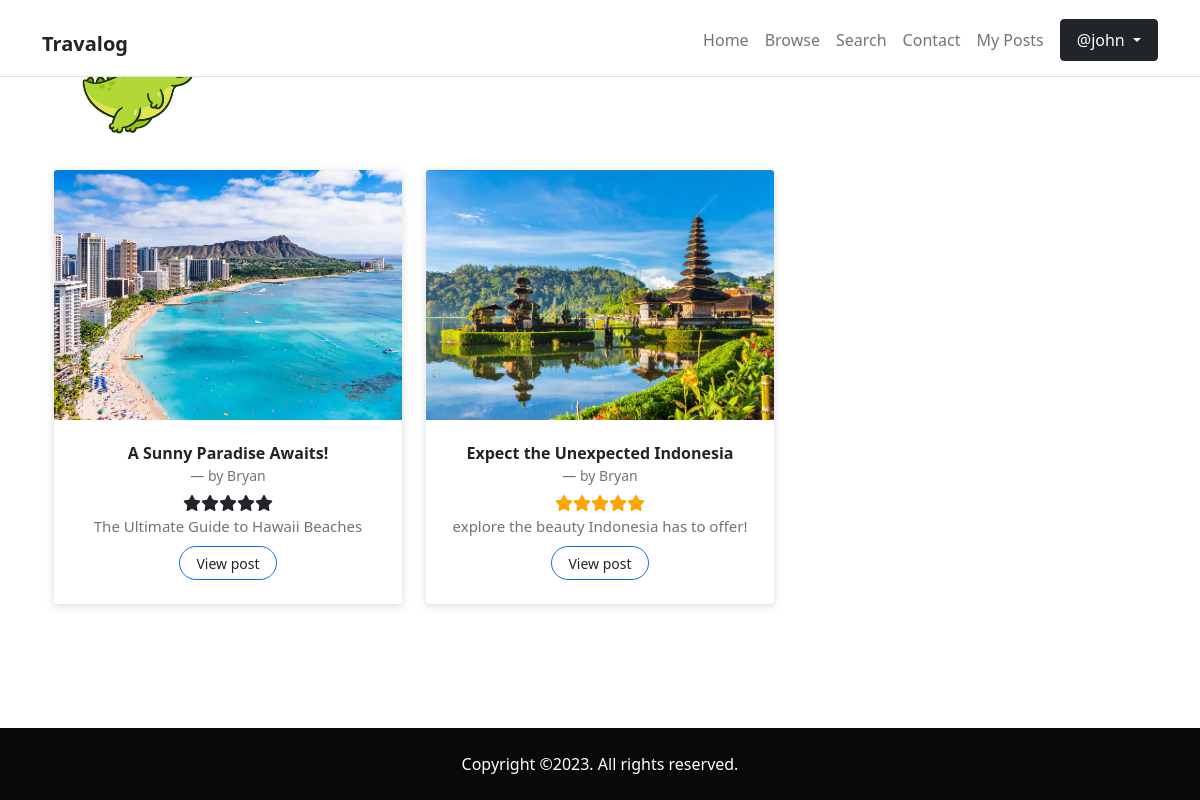
The app's page /profile.php?id=234567891 (signed in) with its own data.
### tables this page shows
CREATE TABLE `users` (
  `userid` int(128) NOT NULL,
  `username` varchar(255) NOT NULL,
  `password` varchar(255) NOT NULL,
  `profilepic` varchar(255) DEFAULT NULL,
  `profileintro` longtext DEFAULT NULL,
  `realname` varchar(255) NOT NULL,
  `email` varchar(255) NOT NULL,
  `telno` varchar(16) DEFAULT NULL,
  `token` varchar(255) DEFAULT NULL
);

CREATE TABLE `posts` (
  `postid` int(128) NOT NULL,
  `userid` int(128) NOT NULL,
  `title` varchar(255) NOT NULL,
  `caption` mediumtext NOT NULL,
  `content` longtext NOT NULL,
  `location` text NOT NULL,
  `continent` varchar(20) NOT NULL,
  `image` text NOT NULL,
  `tag` text NOT NULL,
  `createdtime` bigint(20) NOT NULL,
  `viewcount` int(11) NOT NULL
);

### profile.php (the view, shortened to what this page needs)
<!DOCTYPE html>
<html lang="en">
<?php
require_once("init_db.php");
include_once("helper_list_post.php");
$userid = intval($_GET["id"]) ?? die;
$stmt = $conn->prepare("SELECT userid, profilepic, profileintro, username, realname
 FROM users
 WHERE userid=?");
$stmt->bind_param("i", $userid);
if (!$stmt->execute()){
    http_response_code(500);
    die;
}
$result = $stmt->get_result();
if ($row = $result->fetch_object()){
    $userinfo = $row;
}
$stmt = $conn->prepare("SELECT posts.postid, posts.userid, title, caption, image, rating AS user_rating, AVG(ratings.rating) AS avg_rating
FROM posts
JOIN ratings ON posts.postid=ratings.postid
WHERE posts.userid=?");
$stmt->bind_param("i", $userid);
$result = $stmt->get_result();
$posts = [];
if ($result->num_rows){
    while($row = $result->fetch_object()){
        $posts[] = $row;
    }
}
?>
<head>
    <link href="https://cdn.jsdelivr.net/npm/bootstrap@5.1.3/dist/css/bootstrap.min.css" rel="stylesheet"
>
    <link rel="stylesheet" href="https://d19m59y37dris4.cloudfront.net/blog/2-0/css/style.default.622904dd.css"
        id="theme-stylesheet">
    <link rel="stylesheet" href="css/cards-gallery.css">
    <link rel="stylesheet" href="css/main.css">
</head>
<body>
    <nav class="navbar navbar-expand-lg navbar-light bg-white border-bottom py-2 fixed-top">
        <div class="container pt-1">
            <h1>
                <a class="navbar-brand text-md fw-bold text-dark" href="index.php">Travalog</a>
            </h1>
            <div class="collapse navbar-collapse" id="navbarSupportedContent">
                <ul class="navbar-nav ms-auto mb-2 mb-lg-0 align-items-lg-center">
                    <li class="nav-item"><a class="nav-link " href="index.php">Home</a>
                    </li>
                    <li class="nav-item"><a class="nav-link " href="browse.php">Browse</a>
                    </li>
                    <li class="nav-item"><a class="nav-link " href="search.php">Search</a>
                    </li>
                    <li class="nav-item"><a class="nav-link " href="contact.php">Contact</a>
                    </li>
                    <?php
                    if (isset($_SESSION["username"])) {
                        $username = $_SESSION["username"];
                        echo <<< LOGIN
                        <li class="nav-item"><a class="nav-link " href="my_posts.php">My Posts</a></li>
                        <li class="nav-item dropdown">
                            <a class="btn btn-style btn-dark ms-2 px-3 py-2 dropdown-toggle " href="#" id="navbarUserMenuLink" role="button" data-bs-toggle="dropdown" aria-expanded="false">
                                @$username
                            </a>
                            <ul class="dropdown-menu" aria-labelledby="navbarUserMenuLink">
                                <li><a class="dropdown-item" href="analysis.php">Analysis</a></li>
                                <li><a class="dropdown-item" href="my_profile.php">Edit profile</a></li>
                                <li><a class="dropdown-item" href="logout.php">Log out</a></li>
                            </ul>
                        </li>
                        LOGIN;
                    } else {
                        echo <<< OUTSIDE
                        <li class="nav-item"><a class="nav-link " href="login.php">Login</a></li>
                        <li class="nav-item "><a class="btn btn-style btn-dark ms-2 px-3 py-2 " href="register.php">Sign Up</a></li>
                        OUTSIDE;
                    }
                    ?>
                </ul>
            </div>
        </div>
    </nav>
    <section>
        <div class="container">
            <div class="container section-title row">
                <div class="col-2">
                    <picture class="author-pfp">
                        <?php echo isset($userinfo->profilepic) ?
                            '<img src="'.$userinfo->profilepic.'" class="img-fluid" alt="...">'
                            :
                            '<img src="image/profile_man.jpeg" class="img-fluid" alt="...">';
                        ?>
                    </picture>
                </div>
                <div class="col-10">
                    <h2>
                    </h2>
                    <p>
                    </p>
                </div>
            </div>
            <section class="gallery-block cards-gallery">
                <div class="container">
                    <div class="row">
                        <?php
                        [$posts, $total] = listProfilePostPreview($conn, $userid);
                        buildHTMLPostPreview($posts);
                        ?>
                    </div>
                </div>
            </section>
        </div>
    </section>
    <footer>
        <div class="copyrights text-white py-4" style="background: #090909">
            <div class="container">
                <div class="row text-center gy-2">
                    <div class="col-md-12">
                        <p class="mb-0 fw-light text-sm">Copyright &copy;2023. All rights reserved.</p>
                    </div>
                </div>
            </div>
        </div>
    </footer>
    <link rel="stylesheet" href="https://use.fontawesome.com/releases/v6.4.0/css/all.css">
</body>
</html>

### helper_list_post.php (shortened to what this page needs)
<?php
function buildHTMLPostPreview($posts, $edit=false){
    foreach ($posts as $post) {
        $output = "";
        $title = htmlentities($post->title);
        $output .= <<< HEADERPOST
        <div class="col-md-6 col-lg-4">
            <div class="card border-0 transform-on-hover">
                <picture>
                    <img src="$post->image" alt="Card Image" class="card-img-top">
                </picture>
                <div class="card-body">
                    <h6>$title</h6>
        HEADERPOST;
        if (!$edit) {
            $displayname = htmlentities(
                isset($post->realname) ? $post->realname : $post->username
            );
            $output .= '<small class="blockquote-footer mt-0">by ' . $displayname . '</small>';
            $output .= '<div class="container mt-1">';
            $rounded = round($post->avg_rating);
            for ($i = 0; $i < $rounded; $i++) {
                $output .= '<span class="fa fa-star checked"></span>';
            }
            for ($i = 0; $i < 5 - $rounded; $i++) {
                $output .= '<span class="fa fa-star"></span>';
            }
            $output .= '</div>';
        }
        $caption = htmlentities($post->caption);
        $output .= '<p class="text-muted card-text mb-2">'.$caption.'</p>';
        if ($edit){
            $output .= <<< BUTTONSACTION
                    <div class="float-end">
                        <button onclick="window.location.href='edit_post.php?id=$post->postid';" class="fa fa-edit btn btn-lg btn-outline-primary stretched-link"></button>
                        <button class="fa fa-trash btn btn-lg btn-outline-danger" style="position: relative; z-index: 1000;"
                        data-bs-toggle="modal" data-bs-target="#deleteModal" data-bs-postid="$post->postid" aria-hidden="true"></button>
                    </div>
            BUTTONSACTION;
        } else {
            $output .= '<a href="post.php?id=' . $post->postid . '" class="btn btn-outline-primary btn-rounded px-3 py-1 stretched-link"><small>View post</small></a>';
        }
        $output .= <<< ENDPOST
                </div>
            </div>
        </div>
        ENDPOST;
        echo $output;
    }
}
function listProfilePostPreview($conn, $userid = null){
    $stmt = $conn->prepare("SELECT posts.postid, title, caption, image, realname, username, AVG(ratings.rating) AS avg_rating,
      (SELECT count(*) FROM posts WHERE posts.userid= ? ) AS postCount
    FROM posts
    LEFT JOIN ratings ON posts.postid=ratings.postid
    LEFT JOIN users ON posts.userid=users.userid
    WHERE posts.userid= ?
    GROUP BY posts.postid
    ORDER BY createdtime DESC");
    $stmt->bind_param("ss", $userid, $userid);
    if (!$stmt->execute()){
        return null;
    }
    $result = $stmt->get_result();
    if ($result->num_rows){
        $count = 0;
        while($row = $result->fetch_object()){
            $resultarr[] = $row;
            $count = $row->postCount;
        }
        return array($resultarr, $count);
    } else {
        return array(null, 0);
    }
}

### css/cards-gallery.css (style rules this page uses)
.gallery-block { padding: 1rem 0; }
.gallery-block.cards-gallery h6 { font-weight: bold; margin-bottom: 0; padding-bottom: 0; }
.gallery-block.cards-gallery .card { transition: 0.4s ease; }
.gallery-block.cards-gallery .card picture, .gallery-block.cards-gallery .card img { object-fit: cover; height: 250px; }
.gallery-block.cards-gallery .card-body { text-align: center; padding: 1.5rem 1.5rem; }
.gallery-block.cards-gallery .card-body p { font-size: 15px; }
.gallery-block.cards-gallery a { color: #212529; }
.gallery-block.cards-gallery .card { margin-bottom: 30px; box-shadow: 0px 2px 10px rgba(0, 0, 0, 0.15); }

### css/main.css (style rules this page uses)
.checked, .star-widget .fa-star:hover, .star-widget .fa-star:hover~.fa-star, .star-widget input:checked~label { color: orange; }
.author-pfp img { min-width: 35px; width: 100%; border-radius: 50%; }
.btn-rounded { border-radius: 5rem; }
body { min-height: 100vh; display: grid; grid-template-rows: 1fr auto; }

### records on screen
users: profilepic (picture)
posts: image (picture), title "A Sunny Paradise Awaits!", userid.realname "Bryan", caption "The Ultimate Guide to Hawaii Beaches"
posts: image (picture), title "Expect the Unexpected Indonesia", userid.realname "Bryan", caption "explore the beauty Indonesia has to offer!"

### other values on screen
$username "john"
